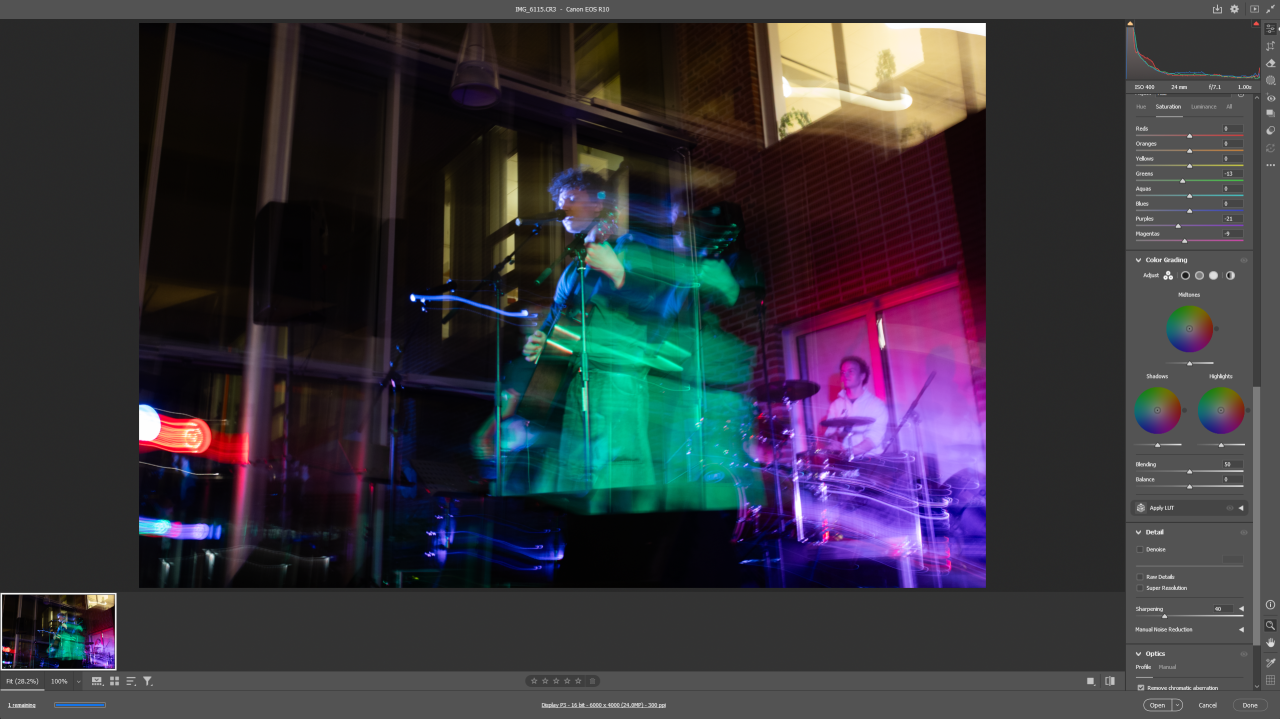
#> input picture tiger.webp, 1280 x 719 px
$ python main.py
#> lines starting #> are read from the running program, lines starting #| are printed output that depends on the picture
from PIL import Image, ImageEnhance

bad_tiger = Image.open("tiger.webp")
#> bad_tiger is the input picture: PIL image 1280x719 RGB; mean R, G, B 55.2, 53.1, 60.2

tiger = ImageEnhance.Contrast(bad_tiger).enhance(3)
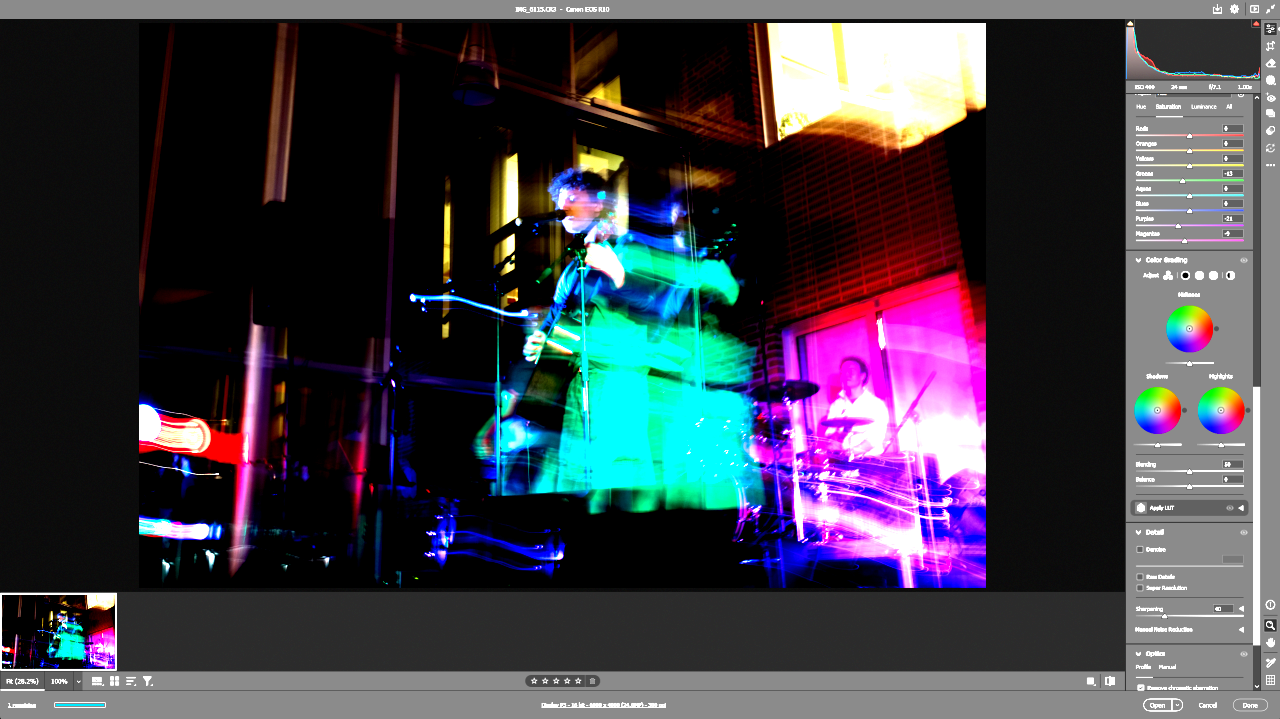
#> tiger: PIL image 1280x719 RGB; mean R, G, B 63.9, 62.8, 73

tiger = tiger.convert("L")
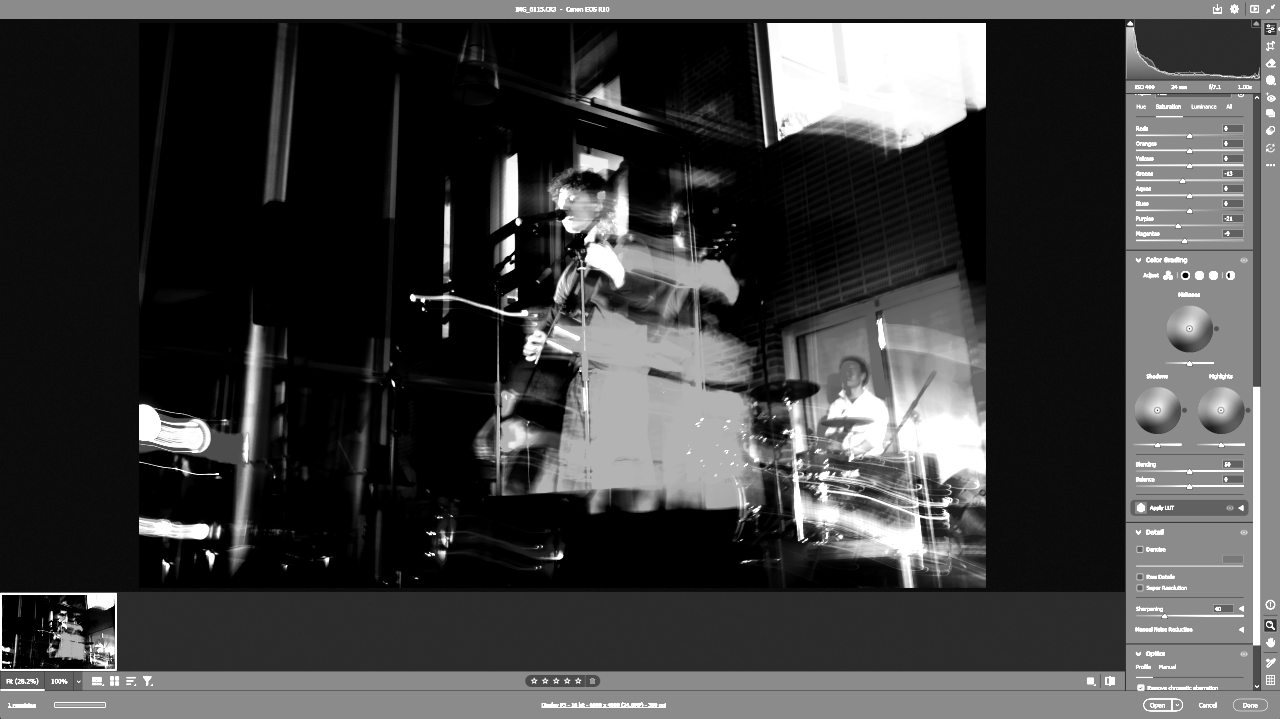
#> tiger: PIL image 1280x719 L; min 0, max 255, mean 64.3

tiger.save("tiger.jpg")
